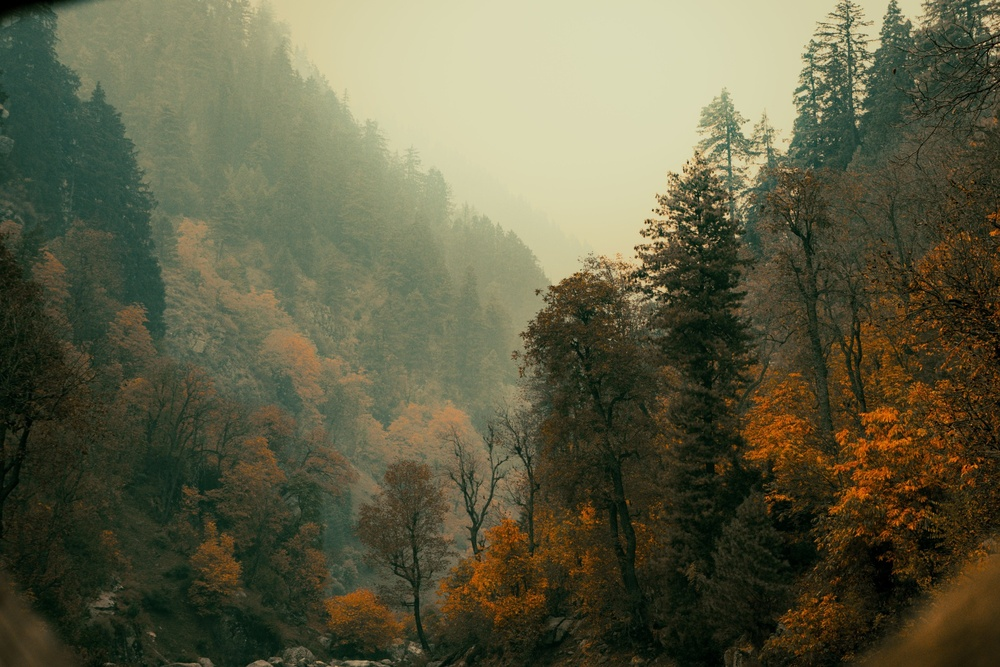
#> input picture sample.jpg, 1000 x 667 px, shrunk from 2048 x 1365 before the run
$ python q25.py
#> lines starting #> are read from the running program, lines starting #| are printed output that depends on the picture
import cv2
from pathlib import Path

root = Path(__file__).resolve().parents[1]
image = cv2.imread(str(root / "sample.jpg"))
#> image is the input picture: shape (667, 1000, 3); mean B, G, R 68.1, 93.5, 94.6
if image is None:
    raise FileNotFoundError("Could not load image")
rotated = cv2.rotate(image, cv2.ROTATE_90_CLOCKWISE)
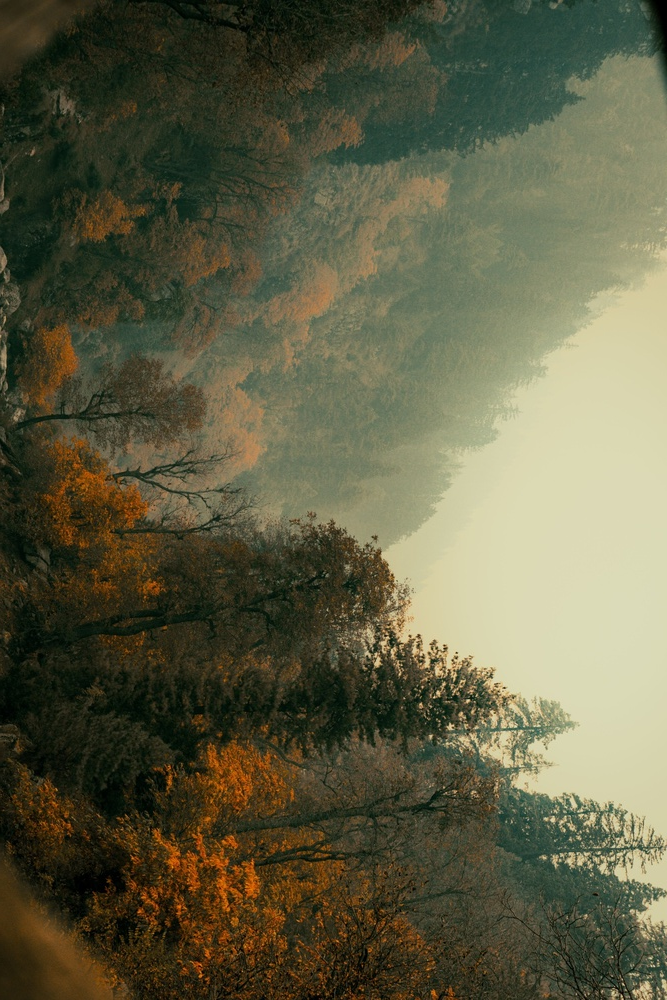
#> rotated: shape (1000, 667, 3); mean B, G, R 68.1, 93.5, 94.6
output = root / "outputs" / "q25_rotated_90.jpg"
cv2.imwrite(str(output), rotated)
print("Rotated image saved to:", output)
cv2.imshow("Q25 - Rotated 90 Degrees", rotated)
cv2.waitKey(0)
cv2.destroyAllWindows()
